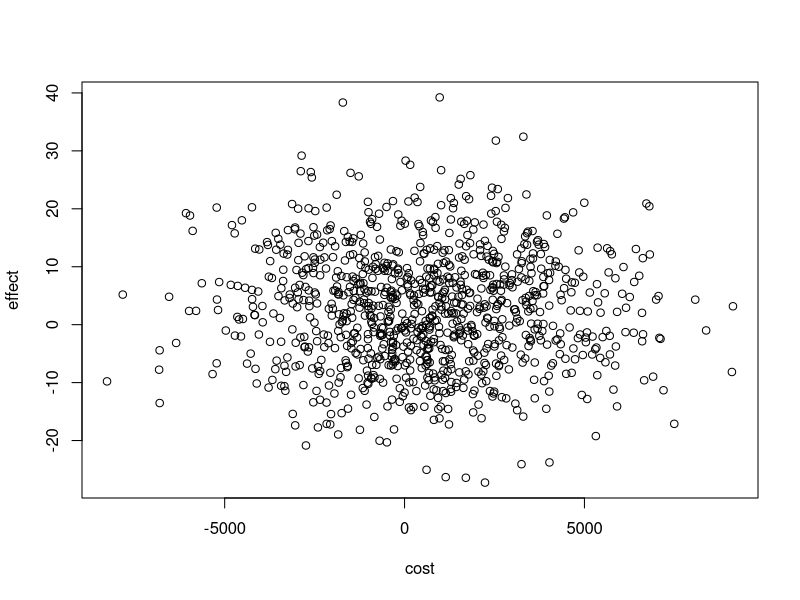
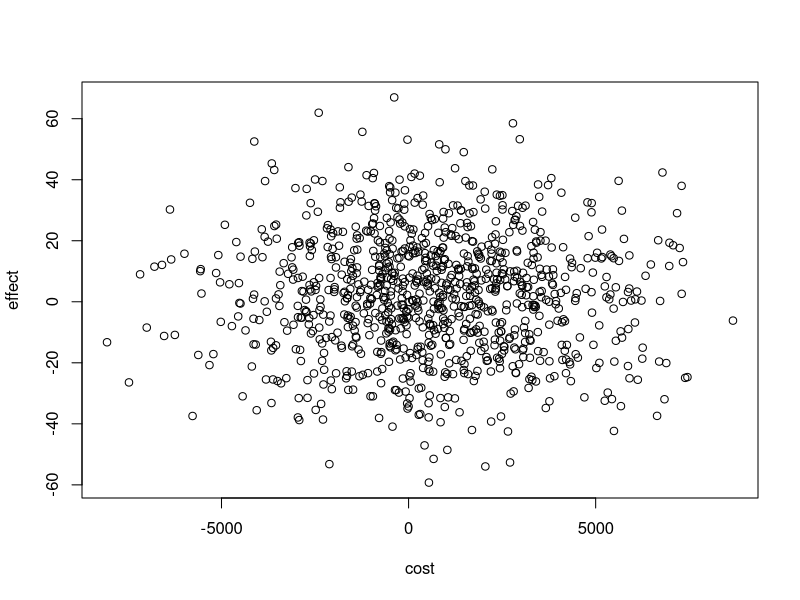

Here is the R script that generated these plots, in order:
## ---- chunk 1

#variables
men_mean <- 5.13
men_sd <- 0.17
men_prop <- 0.51
women_mean <- 4.96
women_sd <- 0.20
women_prop <- 0.49
n_adults <- 10
n_sims <- 10000
limit <- 1750
exceeding <- 0

#making simulation
for (i in 1:n_sims) {
  male <- rbinom(n_adults, 1, men_prop)
  weight <- ifelse(male == 1,
                   rnorm(n_adults, men_mean, men_sd),
                   rnorm(n_adults, women_mean, women_sd))
  total_weight <- sum(exp(weight))
  if (total_weight > limit) {
    exceeding <- exceeding + 1
  }
}

probability <- exceeding / n_sims
probability

## ---- chunk 2

?rnorm()

save_perunit <- 5
save_perunit_se <- 4
market <- 40000
market_se <- 10000

n_sims <- 10000
savings <- rep(NA, n_sims)

for (i in 1:n_sims) {
  savings[i] <-
    rnorm(1, save_perunit, save_perunit_se) * rnorm(1, market, market_se)
}

mean(savings)

## ---- chunk 3

cost_diff_mean <- 600
cost_diff_se <- 400
cost_df <- 50
effect_diff_mean <- 3
effect_diff_se <- 1
effect_df <- 100

cost_diff_sd <- cost_diff_se*sqrt(cost_df)
effect_diff_sd <- effect_diff_se*sqrt(effect_df)

n_sims <- 1000

cost <- rep(NA, n_sims)
effect <- rep(NA, n_sims)

for (i in 1:n_sims){
  cost[i] <- rnorm(1, cost_diff_mean, cost_diff_sd)
  effect[i] <- rnorm(1, effect_diff_mean, effect_diff_sd)
}

plot(cost,effect)

cost_effect_ratio <- cost/effect

estimate <- mean(cost_effect_ratio)

intervals_50 <- quantile(cost_effect_ratio,c(0.25,0.75))
intervals_95 <- quantile(cost_effect_ratio,c(0.025,0.975))

## ---- chunk 4

cost_diff_mean <- 600
cost_diff_se <- 400
cost_df <- 50
effect_diff_mean <- 3
effect_diff_se <- 2
effect_df <- 100

cost_diff_sd <- cost_diff_se*sqrt(cost_df)
effect_diff_sd <- effect_diff_se*sqrt(effect_df)

n_sims <- 1000

cost <- rep(NA, n_sims)
effect <- rep(NA, n_sims)

for (i in 1:n_sims){
  cost[i] <- rnorm(1, cost_diff_mean, cost_diff_sd)
  effect[i] <- rnorm(1, effect_diff_mean, effect_diff_sd)
}

?rt()

plot(cost,effect)

cost_effect_ratio <- cost/effect

estimate <- mean(cost_effect_ratio)

intervals_50 <- quantile(cost_effect_ratio,c(0.25,0.75))
intervals_95 <- quantile(cost_effect_ratio,c(0.025,0.975))

